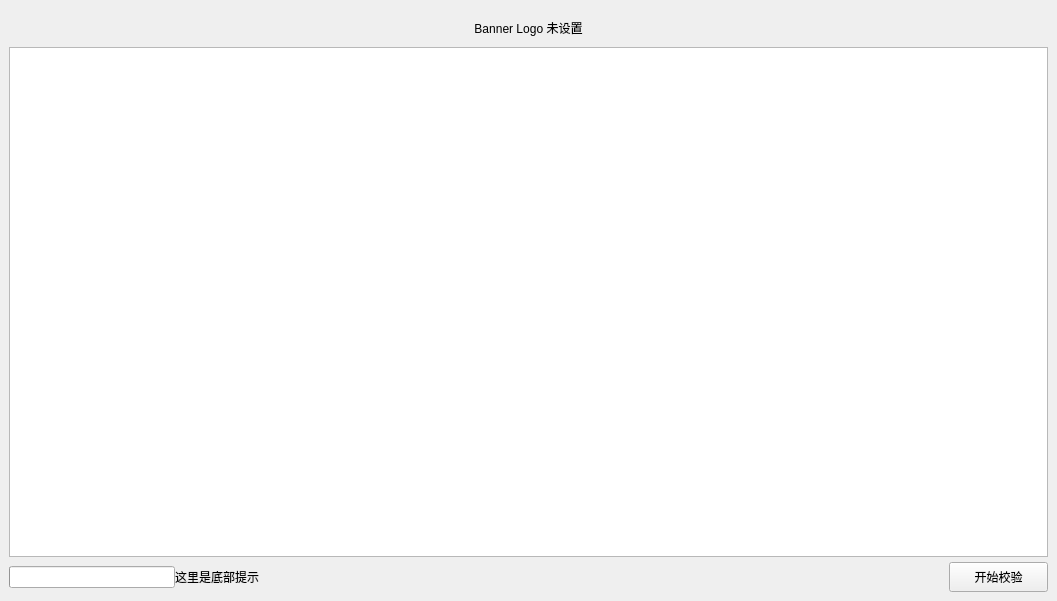
<?xml version="1.0" encoding="UTF-8"?>
<ui version="4.0">
 <class>MainWindow</class>
 <widget class="QMainWindow" name="MainWindow">
  <property name="geometry">
   <rect>
    <x>0</x>
    <y>0</y>
    <width>1057</width>
    <height>601</height>
   </rect>
  </property>
  <property name="windowTitle">
   <string>游戏仓鼠 (文件完整性校验)</string>
  </property>
  <widget class="QWidget" name="centralwidget">
   <layout class="QVBoxLayout" name="verticalLayout">
    <property name="spacing">
     <number>0</number>
    </property>
    <property name="topMargin">
     <number>9</number>
    </property>
    <item>
     <widget class="QWidget" name="logoWidget" native="true">
      <layout class="QHBoxLayout" name="horizontalLayout_2">
       <item>
        <spacer name="horizontalSpacer_3">
         <property name="orientation">
          <enum>Qt::Horizontal</enum>
         </property>
         <property name="sizeHint" stdset="0">
          <size>
           <width>40</width>
           <height>20</height>
          </size>
         </property>
        </spacer>
       </item>
       <item>
        <widget class="QLabel" name="bannerLogo">
         <property name="maximumSize">
          <size>
           <width>16777215</width>
           <height>16777215</height>
          </size>
         </property>
         <property name="text">
          <string>Banner Logo 未设置</string>
         </property>
         <property name="scaledContents">
          <bool>false</bool>
         </property>
         <property name="alignment">
          <set>Qt::AlignCenter</set>
         </property>
         <property name="margin">
          <number>0</number>
         </property>
        </widget>
       </item>
       <item>
        <spacer name="horizontalSpacer_2">
         <property name="orientation">
          <enum>Qt::Horizontal</enum>
         </property>
         <property name="sizeHint" stdset="0">
          <size>
           <width>40</width>
           <height>20</height>
          </size>
         </property>
        </spacer>
       </item>
      </layout>
     </widget>
    </item>
    <item>
     <widget class="QWidget" name="logoTableHeight" native="true"/>
    </item>
    <item>
     <widget class="QTableView" name="tableView"/>
    </item>
    <item>
     <layout class="QHBoxLayout" name="horizontalLayout">
      <property name="topMargin">
       <number>5</number>
      </property>
      <item>
       <widget class="QProgressBar" name="totalProgressBar">
        <property name="maximumSize">
         <size>
          <width>166</width>
          <height>22</height>
         </size>
        </property>
        <property name="styleSheet">
         <string notr="true"/>
        </property>
        <property name="value">
         <number>0</number>
        </property>
        <property name="textVisible">
         <bool>false</bool>
        </property>
       </widget>
      </item>
      <item>
       <widget class="QLabel" name="bottomHint">
        <property name="text">
         <string>这里是底部提示</string>
        </property>
       </widget>
      </item>
      <item>
       <spacer name="horizontalSpacer">
        <property name="orientation">
         <enum>Qt::Horizontal</enum>
        </property>
        <property name="sizeHint" stdset="0">
         <size>
          <width>40</width>
          <height>20</height>
         </size>
        </property>
       </spacer>
      </item>
      <item>
       <widget class="QPushButton" name="toggleStateBtn">
        <property name="minimumSize">
         <size>
          <width>99</width>
          <height>30</height>
         </size>
        </property>
        <property name="text">
         <string>开始校验</string>
        </property>
       </widget>
      </item>
     </layout>
    </item>
   </layout>
  </widget>
 </widget>
 <resources/>
 <connections/>
</ui>
